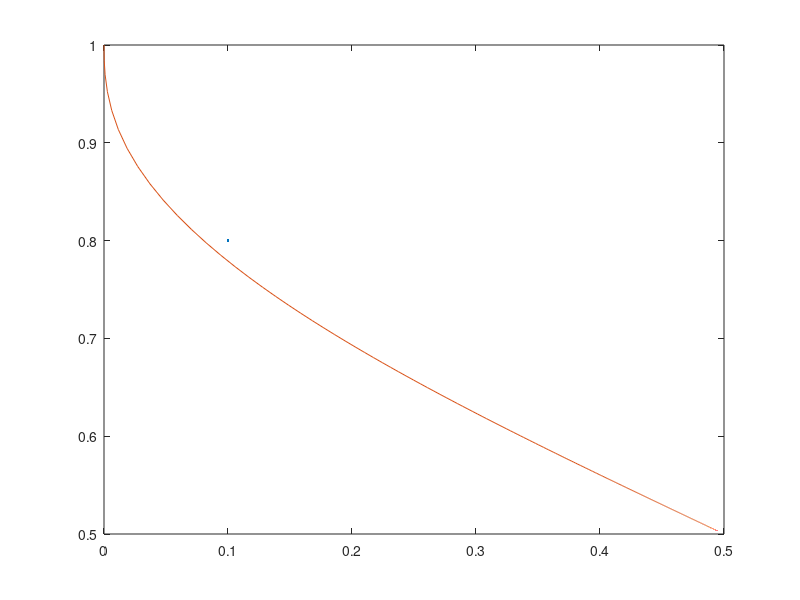

The MATLAB script that drew this image:
mu_1 = 0;
mu_2 = 1;
sigma = 2.5;

cutoff = 0.5;

xs = -2:.1:200;
hit_rate = zeros(1, length(xs));
fa_rate = zeros(1, length(xs));

for i = 1:length(xs)
    hit_rate(i) = 1 - cdf('Normal', mu_2, sigma, xs(i));
    fa_rate(i) = cdf('Normal', mu_1, sigma, xs(i));
end

clf;
plot(0.1, 0.8, '.');
hold on;
plot(fa_rate, hit_rate);